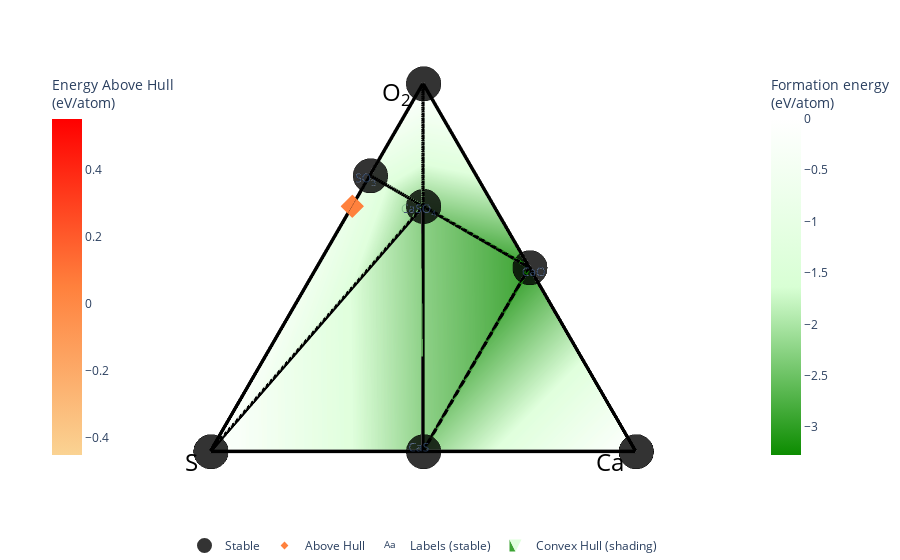

The cell this chart's notebook holds for it:
### Code cell
phase_diagram_3 = CompoundPhaseDiagram(entries,[Composition("Ca"),
                                                Composition("S"),
                                                Composition("O2")])
#CompoundPhaseDiagram:-Generates phase diagrams from compounds as terminations instead of elements


#get_plot and show:- Draw the phase diagram using Plotly (or Matplotlib) and show it.

compound_plotter_3 = PDPlotter(phase_diagram_3, show_unstable=True, markerize=20)
z = compound_plotter_3.get_plot(phase_diagram_3, label_unstable=True)
z.show()

### Figure 1 — Plotly figure (JSON) as saved in the notebook; plotly's stock layout.template omitted (floating-point values rounded to 4 significant figures)
{"data": [{"hoverinfo": "none", "line": {"color": "rgba(0, 0, 0, 1)", "width": 7}, "mode": "lines", "showlegend": false, "type": "scatter3d", "x": [0.433, 0.5774, null, 0, 0.5774, null, 0.433, 0, null, 0.6495, 0.866, null, 0, 0, null, 0.5774, 0, null, 0.6495, 0.5774, null, 0.433, 0, null, 0.5774, 0.866, null, 0, 0, null, 0.6495, 0, null, 0.433, 0.866, null], "y": [0.25, 0.5, null, 0.5, 0.5, null, 0.25, 0, null, 0.625, 0.5, null, 0.5, 0, null, 0.5, 1, null, 0.625, 0.5, null, 0.25, 0.5, null, 0.5, 0.5, null, 0.5, 1, null, 0.625, 1, null, 0.25, 0.5, null], "z": [-3.266, -2.466, null, -2.426, -2.466, null, -3.266, 0, null, -1.204, 0, null, -2.426, 0, null, -2.466, 0, null, -1.204, -2.466, null, -3.266, -2.426, null, -2.466, 0, null, -2.426, 0, null, -1.204, 0, null, -3.266, 0, null]}, {"hoverinfo": "none", "line": {"color": "rgba(0, 0, 0, 0.4)", "dash": "solid", "width": 1}, "mode": "lines", "showlegend": false, "type": "scatter3d", "x": [0.866, 0, null, 0.866, 0, null, 0.866, 0, null, 0.866, 0, null, 0, 0, null, 0, 0, null, 0.866, 0.866, null, 0, 0, null, 0, 0, null], "y": [0.5, 1, null, 0.5, 1, null, 0.5, 0, null, 0.5, 0, null, 1, 0, null, 1, 0, null, 0.5, 0.5, null, 1, 1, null, 0, 0, null], "z": [0, 0, null, -3.266, -3.266, null, 0, 0, null, -3.266, -3.266, null, 0, 0, null, -3.266, -3.266, null, 0, -3.266, null, 0, -3.266, null, 0, -3.266, null]}, {"colorbar": {"len": 0.75, "title": {"text": "Formation energy<br>(eV/atom)"}, "x": 0.9, "y": 0.5}, "colorscale": [[0, "#0c8c00"], [0.5, "#d8ffd4"], [1, "#ffffff"]], "flatshading": true, "hoverinfo": "none", "i": [5, 7, 4, 4, 4, 4], "intensity": [-1.019, -1.204, -3.266, -2.426, -2.466, 0, 0, 0], "j": [4, 3, 3, 3, 1, 1], "k": [2, 2, 2, 6, 6, 5], "lighting": {"ambient": 1, "diffuse": 0}, "name": "Convex Hull (shading)", "opacity": 0.8, "showlegend": true, "type": "mesh3d", "x": [0.5774, 0.6495, 0.433, 0, 0.5774, 0.866, 0, 0], "y": [0.6667, 0.625, 0.25, 0.5, 0.5, 0.5, 1, 0], "z": [-1.019, -1.204, -3.266, -2.426, -2.466, 0, 0, 0]}, {"hoverinfo": "skip", "mode": "text", "name": "Labels (stable)", "opacity": 1, "showlegend": true, "text": ["CaO", "CaSO<sub>4</sub>", "CaS", "SO<sub>3</sub>"], "textposition": ["middle center", "middle center", "middle center", "middle center"], "type": "scatter3d", "visible": true, "x": [0.423, 0.5674, 0.01, 0.6395], "y": [0.24, 0.51, 0.51, 0.635], "z": [-2.94, -2.139, -2.099, -0.8771]}, {"hoverinfo": "text", "hoverlabel": {"font": {"size": 14}}, "hovertext": ["SO<sub>2</sub> (None) <br> -1.019 eV/atom (+0.051 eV/atom)"], "marker": {"color": [0.051], "colorbar": {"len": 0.75, "title": {"text": "Energy Above Hull<br>(eV/atom)"}, "x": 0.05, "y": 0.5}, "colorscale": [[0, "#fad393"], [0.5, "#ff813d"], [1, "#ff0000"]], "size": 6, "symbol": "diamond"}, "mode": "markers", "name": "Above Hull", "showlegend": true, "type": "scatter3d", "x": [0.5774], "y": [0.6667], "z": [-1.019]}, {"error_z": {"array": [0, 0, 0, 0, 0, 0, 0], "color": "darkgray", "thickness": 5, "type": "data", "width": 10}, "hoverinfo": "text", "hoverlabel": {"font": {"size": 14}}, "hovertext": ["CaO (None) <br> -3.266 eV/atom", "CaSO<sub>4</sub> (None) <br> -2.466 eV/atom", "CaS (None) <br> -2.426 eV/atom", "Ca (None) <br> 0.0 eV/atom", "SO<sub>3</sub> (None) <br> -1.204 eV/atom", "O<sub>2</sub> (None) <br> 0.0 eV/atom", "S (None) <br> 0.0 eV/atom"], "marker": {"color": "black", "line": {"color": "black", "width": 3}, "opacity": 0.8, "size": 12}, "mode": "markers", "name": "Stable", "showlegend": true, "type": "scatter3d", "x": [0.433, 0.5774, 0, 0, 0.6495, 0.866, 0], "y": [0.25, 0.5, 0.5, 0, 0.625, 0.5, 1], "z": [-3.266, -2.466, -2.426, 0, -1.204, 0, 0]}], "layout": {"autosize": true, "hovermode": "closest", "legend": {"orientation": "h", "traceorder": "reversed", "x": 0.5, "xanchor": "center", "y": 0, "yanchor": "top"}, "margin": {"b": 10, "l": 0, "pad": 0, "r": 0, "t": 0}, "paper_bgcolor": "rgba(0, 0, 0, 0)", "plot_bgcolor": "rgba(0, 0, 0, 0)", "scene": {"annotations": [{"align": "center", "font": {"color": "#000000", "size": 24}, "opacity": 1, "showarrow": false, "text": "Ca", "x": 0, "xanchor": "right", "xshift": -10, "y": 0, "yanchor": "auto", "yshift": -10, "z": -2.94}, {"align": "center", "font": {"color": "#000000", "size": 24}, "opacity": 1, "showarrow": false, "text": "O<sub>2</sub>", "x": 0.866, "xanchor": "right", "xshift": -10, "y": 0.5, "yanchor": "auto", "yshift": -10, "z": -2.94}, {"align": "center", "font": {"color": "#000000", "size": 24}, "opacity": 1, "showarrow": false, "text": "S", "x": 0, "xanchor": "right", "xshift": -10, "y": 1, "yanchor": "auto", "yshift": -10, "z": -2.94}, {"opacity": 0, "text": "", "x": 1, "y": 1, "z": 0}], "aspectratio": {"x": 1.7, "y": 1.7, "z": 1.2}, "camera": {"center": {"x": -0.1, "y": 0, "z": -0.15}, "eye": {"x": -0.1, "y": 0, "z": 2.5}, "projection": {"type": "orthographic"}}, "xaxis": {"autorange": true, "showaxeslabels": false, "showgrid": false, "showline": false, "showspikes": false, "showticklabels": false, "ticks": "", "type": "linear", "visible": false, "zeroline": false}, "yaxis": {"autorange": true, "showaxeslabels": false, "showgrid": false, "showline": false, "showspikes": false, "showticklabels": false, "ticks": "", "type": "linear", "visible": false, "zeroline": false}, "zaxis": {"autorange": true, "showaxeslabels": false, "showgrid": false, "showline": false, "showspikes": false, "showticklabels": false, "ticks": "", "type": "linear", "visible": false, "zeroline": false}}, "showlegend": true}}
